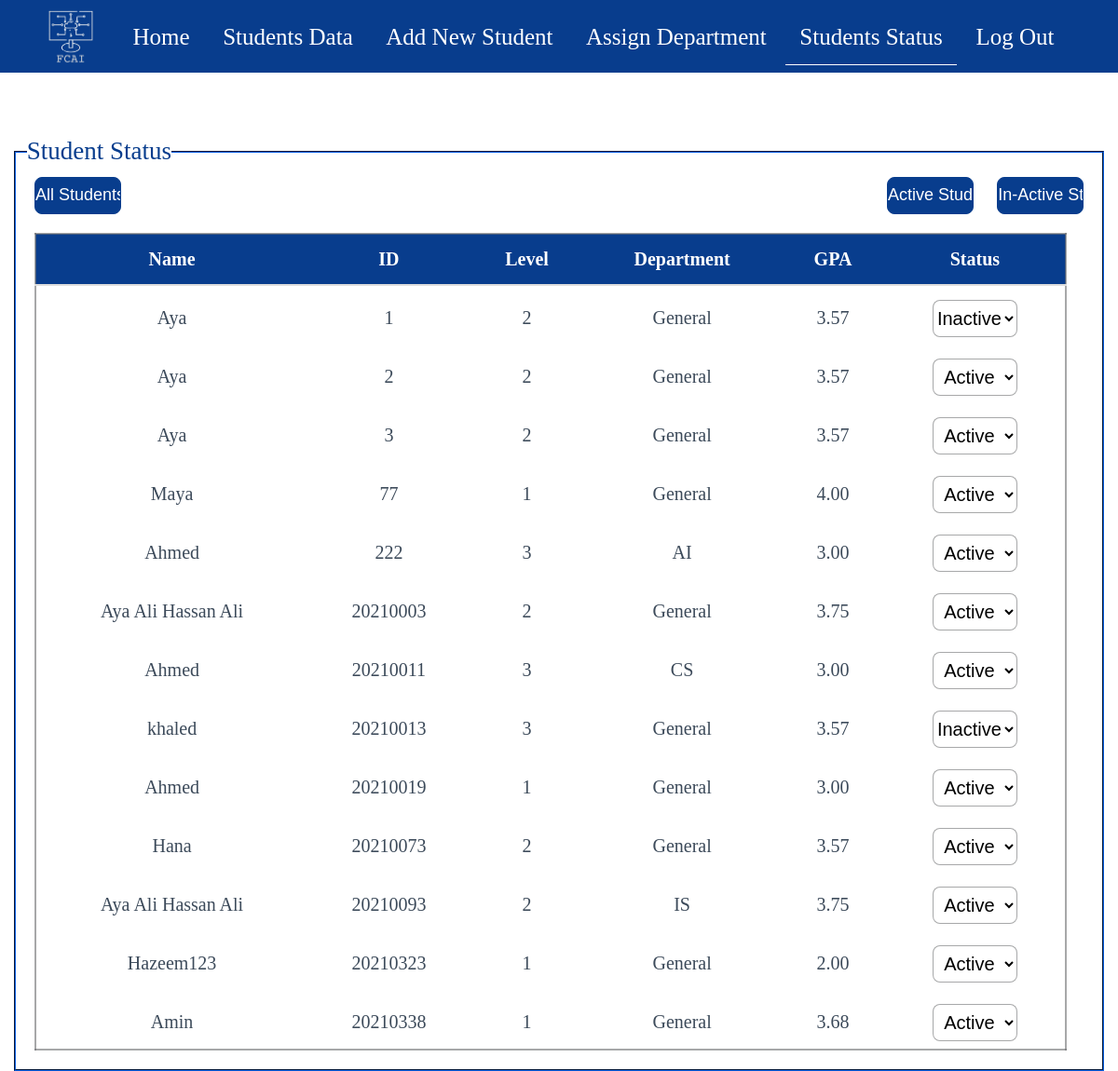
/Status/, run on an earlier commit of the app's database.
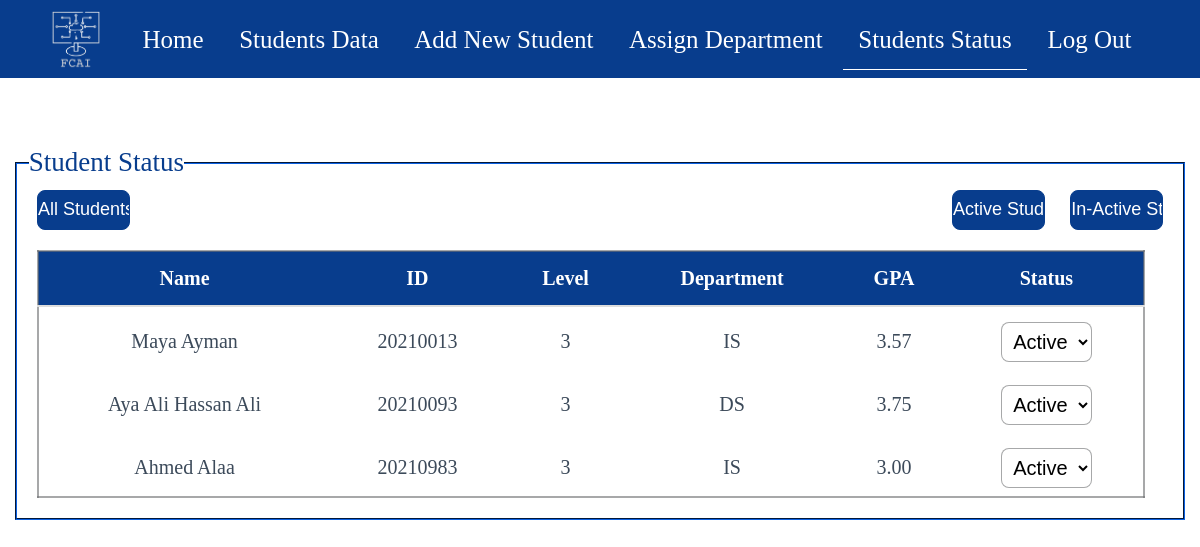
And on a later commit of the database.
### students/models.py (models this page shows)
class Student(models.Model):
    levels = (
        (1,1),
        (2,2),
        (3,3),
        (4,4),
    )
    departments = (
        ('General','General'),
        ('IS','IS'),
        ('CS','CS'),
        ('IT','IT'),
        ('AI','AI'),
        ('DS','DS'),
    )
    Name = models.CharField(max_length=255 , null = True)
    ID = models.IntegerField(primary_key=True)
    Level = models.IntegerField(null=True , choices=levels)
    Department = models.CharField(max_length=10,default="General",choices=departments)
    GPA = models.DecimalField(max_digits = 3,decimal_places=2,default=0)
    Status = models.CharField(max_length=8,null=True)
    Email = models.CharField(max_length=50,null=True)
    Phone = models.CharField(max_length=11,null=True)
    BirthDate = models.DateField(null=True)
    Gender = models.CharField(max_length=10,null=True,choices=(('Male', 'Male'), ('Female', 'Female')))

### students/views.py (the view)
# urls.py: path('Status/', views.statusPage, name = 'statusPage'),
def statusPage(request):
    students = Student.objects.all()
    return render(request, 'studentAffairs/Status.html', {'students': students})

### students/templates/studentAffairs/Status.html (shortened to what this page needs)
{% extends 'base.html' %}
{% load static %}
{% block content %}
    <!DOCTYPE html>
    <html>
    <head>
    </head>
    <body>
    <br><br><br>
    <fieldset id="statusField">
        <legend>Student Status</legend>
        <a href={% url 'statusPage' %}> <input type="submit" id="status-all" value="All Students" name='allStatus'></a>
        <span>
            <a href={% url 'actives' %}> <input type="submit" id="status-active" value="Active Students" name='activeStatus'></a>
            <a href={% url 'inActives' %}> <input type="submit" id="status-inactive" value="In-Active Students" name='inactiveStatus'></a>
        </span>
        <div>
            <table>
                <thead>
                <th>Name</th>
                <th>ID</th>
                <th>Level</th>
                <th>Department</th>
                <th>GPA</th>
                <th>Status</th>
                </thead>
                <tbody id="status-tbody">
                {% for student in students %}
                    <tr>
                        <td>{{ student.Name }}</td>
                        <td>{{ student.ID }}</td>
                        <td>{{ student.Level }}</td>
                        <td>{{ student.Department }}</td>
                        <td>{{ student.GPA }}</td>
                        <td>
                            <select class="status-selectors">
                                <option value="Active" {% if student.Status == 'Active' %}selected{% endif %}>Active</option>
                                <option value="Inactive" {% if student.Status == 'Inactive' %}selected{% endif %}>Inactive</option>
                            </select>
                        </td>
                    </tr>
                {% endfor %}
                </tbody>
            </table>
        </div>
    </fieldset>
    </body>
    </html>
{% endblock content %}

What changed in the data, as far as the page shows it:
removed Student: Name "Aya", ID "1", Level "2", Department "General", GPA "3.57", Status "Inactive"
removed Student: Name "Aya", ID "2", Level "2", Department "General", GPA "3.57", Status "Active"
removed Student: Name "Aya", ID "3", Level "2", Department "General", GPA "3.57", Status "Active"
removed Student: Name "Maya", ID "77", Level "1", Department "General", GPA "4.00", Status "Active"
removed Student: Name "Ahmed", ID "222", Level "3", Department "AI", GPA "3.00", Status "Active"
removed Student: Name "Aya Ali Hassan Ali", ID "20210003", Level "2", Department "General", GPA "3.75", Status "Active"
removed Student: Name "Ahmed", ID "20210011", Level "3", Department "CS", GPA "3.00", Status "Active"
removed Student: Name "Ahmed", ID "20210019", Level "1", Department "General", GPA "3.00", Status "Active"
removed Student: Name "Hana", ID "20210073", Level "2", Department "General", GPA "3.57", Status "Active"
removed Student: Name "Hazeem123", ID "20210323", Level "1", Department "General", GPA "2.00", Status "Active"
removed Student: Name "Amin", ID "20210338", Level "1", Department "General", GPA "3.68", Status "Active"
changed Student id 20210013: Name "khaled" → "Maya Ayman"; Department "General" → "IS"; Status "Inactive" → "Active"
changed Student "Aya Ali Hassan Ali": Level "2" → "3"; Department "IS" → "DS"
added Student: Name "Ahmed Alaa", ID "20210983", Level "3", Department "IS", GPA "3.00", Status "Active"
